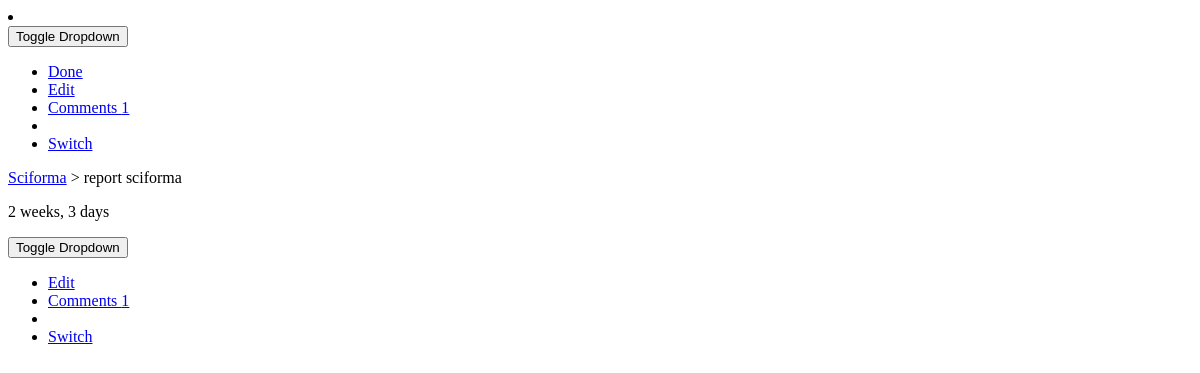
Page /entries/refresh/61/ (signed in) on the earlier database version.
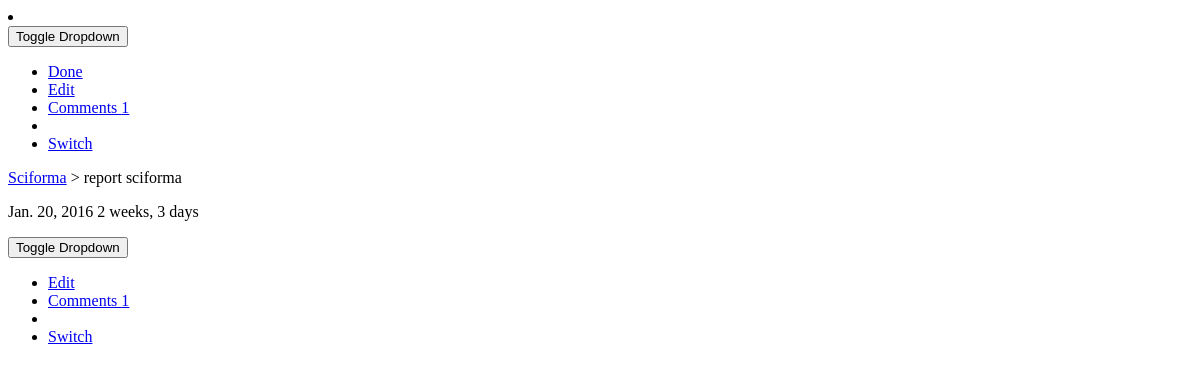
Same page on the later database version.
### core/models.py (models this page shows, shortened)
class Entry(models.Model):
	user = models.ForeignKey(User)
	name = models.CharField(max_length=100)
	data = models.CharField(max_length=200, blank=True)
	order = models.IntegerField(default=99999)
	duedate = models.DateField(null=True, blank=True)
	done = models.BooleanField(default=False) # 0 = to do / 1 = completed
	impediment = models.BooleanField(default=False) # 0 = No / 1 = Yes
	transfered = models.BooleanField(default=False) # 0 = No / 1 = Yes = no longer in your List
	recurrence_days = models.IntegerField(null=True, blank=True) # 0 = No / 1 = Yes
	personal = models.BooleanField(default=False) # 0 = No / 1 = Yes
	assignees = models.ManyToManyField(User, related_name='assignees',blank=True)	# should be changed to OneToManyField
	section = models.BooleanField(default=False) # 0 = No / 1 = Yes
	created_at = models.DateTimeField(auto_now_add=True)
	completed_on = models.DateTimeField(null=True, blank=True)
	theme = models.ForeignKey(Theme, null=True, blank=True)
	class Meta:
		ordering = ['order']
		verbose_name_plural = "entries"
	def __str__(self):
		return str(self.name)
	def update_entry_url(self):
		return reverse (viewname="detail", args=[self.id])
	def update_modal_entry_url(self):
		return reverse (viewname="entrymodal", args=[self.id])
	def comment_entry_url(self):
		return reverse (viewname="commentlist", args=[self.id])
	def theme_entry_url(self):
		return reverse (viewname="themedetails", args=[self.theme.id])

class Theme(models.Model):
	user = models.ForeignKey(User)
	name = models.CharField(max_length=100, null=True, blank=True)
	created_at = models.DateTimeField(auto_now_add=True)
	def __str__(self):
		return str(self.name)

### core/views.py (the view)
# urls.py: url(r'^entries/refresh/(?P<pk>\d+)/$', login_required(coreviews.EntryRefreshView.as_view()), name='entryrefresh'),
class EntryRefreshView(DetailView):
	model = coremodels.Entry
	template_name = "entry/detailsBS.html"
	context_object_name = 'objects'

### templates/entry/detailsBS.html (shortened to what this page needs)
											<li id="entry_{{ objects.id }}" class="list-group-item
										{% if objects.personal == 1 %}personal{% endif %}
										">
								  	<div class="row">
							   			{% if objects.section == 0 %}
										<div class="col-xs-3 hidden-sm hidden-md hidden-lg">
											<div class="btn-group">
											  <button type="button" class="btn btn-xs btn-default dropdown-toggle" data-toggle="dropdown" aria-haspopup="true" aria-expanded="false">
											    <span class="sr-only">Toggle Dropdown</span>
											  </button>
											  <ul class="dropdown-menu dropdown-menu-left">
											    <li><a href="#" class="entrycheckmark {% if objects.done == 1 %}completed{% else %}todo{% endif %}" onclick="EntryComplete({{ objects.id }})">Done</a></li>
											    <li><a href="{{ objects.update_entry_url }}">Edit</a></li>
											    <li><a href="{{ objects.comment_entry_url }}">Comments <span class="badge">{{ objects.comment_set.count }}</span></a></li>
											    <li role="separator" class="divider hide_details_mobile"></li>
											    <li class="hide_details_mobile"><a href="#" class="switch">Switch</a></li>
											  </ul>
											</div>
								   		</div>
										{% endif %}
								   		<div class="col-xs-7 col-sm-6 col-md-6 col-lg-6 text-left">
								   			<p class="list-group-item-text">
								   				{% if objects.theme %}
								   					<a href="{{ objects.theme_entry_url }}">{{ objects.theme }}</a> >
								   				{% endif %}
								   				{% if objects.section == 1 %}
								   					<a href="{{ objects.update_entry_url }}" style="color:#C7DDEF;text-decoration: underline;">{{ objects|truncatewords:10 }}</a>
								   				{% else %}
									   				{{ objects|truncatewords:10 }}
								   				{% endif %}
									   		</p>
								   		</div>
								   		<div class="hidden-xs col-sm-3 col-md-3 col-lg-3 text-right">
								   			<p class="list-group-item-text">
								   				{% if objects.section == 0 %}
											        {% if objects.duedate %}
											            <span class="switchable
											                {% if objects.duedate|timesince >= "1 min" %}
											                overdue
											                {% endif %}
											                ">
											                {{ objects.duedate }}
											            </span>
											        {% endif %}
											        	<span class="switchable hide_entry">
											        		{{ objects.created_at|timesince }}
											        	</span>
											    {% endif %}
								   			</p>
									    </div>
								   		<div class="hidden-xs col-sm-2 col-md-2 col-lg-2 text-right">
								   			{% if objects.section == 0 %}
												<div class="btn-group">
												  <button type="button" class="btn btn-xs btn-default dropdown-toggle" data-toggle="dropdown" aria-haspopup="true" aria-expanded="false">
												    <span class="sr-only">Toggle Dropdown</span>
												  </button>
												  <ul class="dropdown-menu dropdown-menu-right">
												    <li><a href="{{ objects.update_entry_url }}">Edit</a></li>
												    <li><a href="{{ objects.comment_entry_url }}">Comments <span class="badge">{{ objects.comment_set.count }}</span></a></li>
												    <li role="separator" class="divider hide_details_mobile"></li>
												    <li class="hide_details_mobile"><a href="#" class="switch">Switch</a></li>
												  </ul>
												</div>
											{% endif %}
									    </div>
									</div>
								</li>

Differences in the rows shown:
changed Entry "report sciforma": duedate (not shown) → "Jan. 20, 2016"
